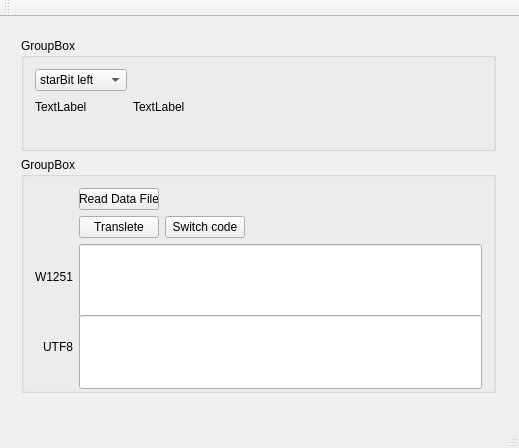
<?xml version="1.0" encoding="UTF-8"?>
<ui version="4.0">
 <class>MainWindow</class>
 <widget class="QMainWindow" name="MainWindow">
  <property name="geometry">
   <rect>
    <x>0</x>
    <y>0</y>
    <width>519</width>
    <height>448</height>
   </rect>
  </property>
  <property name="windowTitle">
   <string>MainWindow</string>
  </property>
  <widget class="QWidget" name="centralWidget">
   <widget class="QWidget" name="layoutWidget">
    <property name="geometry">
     <rect>
      <x>10</x>
      <y>10</y>
      <width>497</width>
      <height>377</height>
     </rect>
    </property>
    <layout class="QGridLayout" name="gridLayout_3">
     <item row="0" column="0">
      <widget class="QGroupBox" name="groupBox">
       <property name="title">
        <string>GroupBox</string>
       </property>
       <layout class="QGridLayout" name="gridLayout">
        <item row="0" column="0">
         <widget class="QComboBox" name="comboBox">
          <item>
           <property name="text">
            <string>starBit left</string>
           </property>
          </item>
          <item>
           <property name="text">
            <string>starBit right </string>
           </property>
          </item>
         </widget>
        </item>
        <item row="0" column="1" colspan="2">
         <spacer name="horizontalSpacer">
          <property name="orientation">
           <enum>Qt::Horizontal</enum>
          </property>
          <property name="sizeHint" stdset="0">
           <size>
            <width>328</width>
            <height>20</height>
           </size>
          </property>
         </spacer>
        </item>
        <item row="1" column="0">
         <widget class="QLabel" name="label">
          <property name="text">
           <string>TextLabel</string>
          </property>
         </widget>
        </item>
        <item row="1" column="1">
         <widget class="QLabel" name="label_2">
          <property name="text">
           <string>TextLabel</string>
          </property>
         </widget>
        </item>
        <item row="1" column="2">
         <spacer name="horizontalSpacer_4">
          <property name="orientation">
           <enum>Qt::Horizontal</enum>
          </property>
          <property name="sizeHint" stdset="0">
           <size>
            <width>208</width>
            <height>20</height>
           </size>
          </property>
         </spacer>
        </item>
        <item row="2" column="0" colspan="3">
         <spacer name="horizontalSpacer_2">
          <property name="orientation">
           <enum>Qt::Horizontal</enum>
          </property>
          <property name="sizeHint" stdset="0">
           <size>
            <width>468</width>
            <height>20</height>
           </size>
          </property>
         </spacer>
        </item>
       </layout>
      </widget>
     </item>
     <item row="1" column="0">
      <widget class="QGroupBox" name="groupBox_2_ReadFile">
       <property name="title">
        <string>GroupBox</string>
       </property>
       <layout class="QGridLayout" name="gridLayout_2">
        <item row="0" column="1">
         <widget class="QPushButton" name="pushButton_2_ReadFile">
          <property name="maximumSize">
           <size>
            <width>80</width>
            <height>16777215</height>
           </size>
          </property>
          <property name="text">
           <string>Read Data File</string>
          </property>
         </widget>
        </item>
        <item row="1" column="1">
         <widget class="QPushButton" name="pushButton_Translate">
          <property name="maximumSize">
           <size>
            <width>80</width>
            <height>16777215</height>
           </size>
          </property>
          <property name="text">
           <string>Translete</string>
          </property>
         </widget>
        </item>
        <item row="1" column="2">
         <widget class="QPushButton" name="pushButton_SwitchCode">
          <property name="text">
           <string>Switch code</string>
          </property>
         </widget>
        </item>
        <item row="1" column="3">
         <spacer name="horizontalSpacer_3">
          <property name="orientation">
           <enum>Qt::Horizontal</enum>
          </property>
          <property name="sizeHint" stdset="0">
           <size>
            <width>256</width>
            <height>20</height>
           </size>
          </property>
         </spacer>
        </item>
        <item row="2" column="0">
         <widget class="QLabel" name="label_3">
          <property name="text">
           <string>W1251</string>
          </property>
          <property name="alignment">
           <set>Qt::AlignRight|Qt::AlignTrailing|Qt::AlignVCenter</set>
          </property>
         </widget>
        </item>
        <item row="2" column="1" colspan="3">
         <widget class="QLineEdit" name="lineEdit">
          <property name="minimumSize">
           <size>
            <width>0</width>
            <height>74</height>
           </size>
          </property>
          <property name="alignment">
           <set>Qt::AlignLeading|Qt::AlignLeft|Qt::AlignTop</set>
          </property>
         </widget>
        </item>
        <item row="3" column="0">
         <widget class="QLabel" name="label_4">
          <property name="text">
           <string>UTF8</string>
          </property>
          <property name="alignment">
           <set>Qt::AlignRight|Qt::AlignTrailing|Qt::AlignVCenter</set>
          </property>
         </widget>
        </item>
        <item row="3" column="1" colspan="3">
         <widget class="QLineEdit" name="lineEdit_2">
          <property name="minimumSize">
           <size>
            <width>0</width>
            <height>74</height>
           </size>
          </property>
          <property name="alignment">
           <set>Qt::AlignLeading|Qt::AlignLeft|Qt::AlignTop</set>
          </property>
         </widget>
        </item>
       </layout>
      </widget>
     </item>
    </layout>
   </widget>
  </widget>
  <widget class="QMenuBar" name="menuBar">
   <property name="geometry">
    <rect>
     <x>0</x>
     <y>0</y>
     <width>519</width>
     <height>20</height>
    </rect>
   </property>
  </widget>
  <widget class="QToolBar" name="mainToolBar">
   <attribute name="toolBarArea">
    <enum>TopToolBarArea</enum>
   </attribute>
   <attribute name="toolBarBreak">
    <bool>false</bool>
   </attribute>
  </widget>
  <widget class="QStatusBar" name="statusBar"/>
 </widget>
 <layoutdefault spacing="6" margin="11"/>
 <resources/>
 <connections/>
</ui>
